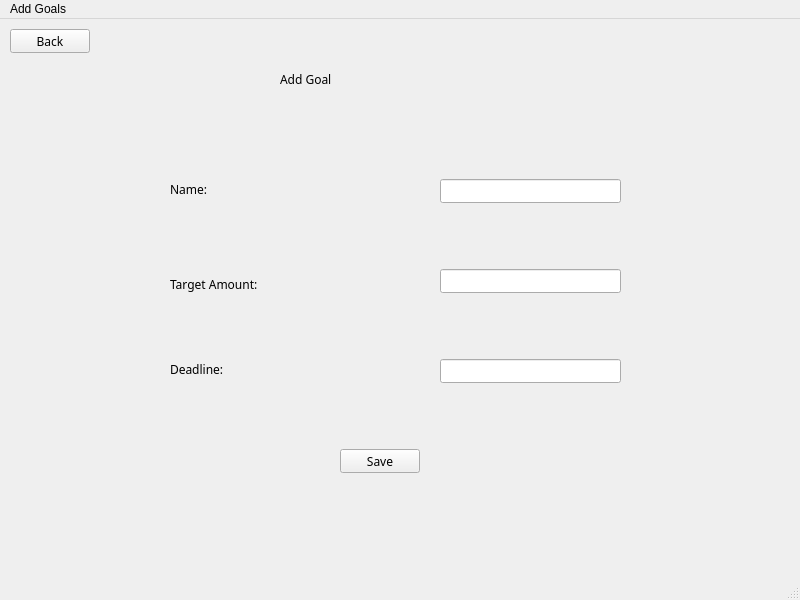
<?xml version="1.0" encoding="UTF-8"?>
<ui version="4.0">
 <class>agoals</class>
 <widget class="QMainWindow" name="agoals">
  <property name="geometry">
   <rect>
    <x>0</x>
    <y>0</y>
    <width>800</width>
    <height>600</height>
   </rect>
  </property>
  <property name="windowTitle">
   <string>MainWindow</string>
  </property>
  <widget class="QWidget" name="centralwidget">
   <widget class="QLabel" name="label">
    <property name="geometry">
     <rect>
      <x>280</x>
      <y>10</y>
      <width>241</width>
      <height>101</height>
     </rect>
    </property>
    <property name="font">
     <font>
      <family>Cascadia Code</family>
      <pointsize>9</pointsize>
     </font>
    </property>
    <property name="text">
     <string>Add Goal</string>
    </property>
   </widget>
   <widget class="QPushButton" name="pushButton">
    <property name="geometry">
     <rect>
      <x>10</x>
      <y>10</y>
      <width>80</width>
      <height>24</height>
     </rect>
    </property>
    <property name="font">
     <font>
      <family>Cascadia Code</family>
     </font>
    </property>
    <property name="text">
     <string>Back</string>
    </property>
   </widget>
   <widget class="QLabel" name="label_2">
    <property name="geometry">
     <rect>
      <x>170</x>
      <y>160</y>
      <width>49</width>
      <height>21</height>
     </rect>
    </property>
    <property name="font">
     <font>
      <family>Cascadia Code</family>
     </font>
    </property>
    <property name="text">
     <string>Name:</string>
    </property>
   </widget>
   <widget class="QLabel" name="label_3">
    <property name="geometry">
     <rect>
      <x>170</x>
      <y>250</y>
      <width>141</width>
      <height>31</height>
     </rect>
    </property>
    <property name="font">
     <font>
      <family>Cascadia Code</family>
     </font>
    </property>
    <property name="text">
     <string>Target Amount:</string>
    </property>
   </widget>
   <widget class="QLabel" name="label_4">
    <property name="geometry">
     <rect>
      <x>170</x>
      <y>340</y>
      <width>91</width>
      <height>21</height>
     </rect>
    </property>
    <property name="font">
     <font>
      <family>Cascadia Code</family>
     </font>
    </property>
    <property name="text">
     <string>Deadline:</string>
    </property>
   </widget>
   <widget class="QPushButton" name="pushButton_2">
    <property name="geometry">
     <rect>
      <x>340</x>
      <y>430</y>
      <width>80</width>
      <height>24</height>
     </rect>
    </property>
    <property name="font">
     <font>
      <family>Cascadia Code</family>
     </font>
    </property>
    <property name="text">
     <string>Save</string>
    </property>
   </widget>
   <widget class="QLineEdit" name="lineEdit">
    <property name="geometry">
     <rect>
      <x>440</x>
      <y>160</y>
      <width>181</width>
      <height>24</height>
     </rect>
    </property>
    <property name="font">
     <font>
      <family>Cascadia Code</family>
     </font>
    </property>
   </widget>
   <widget class="QLineEdit" name="lineEdit_2">
    <property name="geometry">
     <rect>
      <x>440</x>
      <y>250</y>
      <width>181</width>
      <height>24</height>
     </rect>
    </property>
    <property name="font">
     <font>
      <family>Cascadia Code</family>
     </font>
    </property>
   </widget>
   <widget class="QLineEdit" name="lineEdit_3">
    <property name="geometry">
     <rect>
      <x>440</x>
      <y>340</y>
      <width>181</width>
      <height>24</height>
     </rect>
    </property>
    <property name="font">
     <font>
      <family>Cascadia Code</family>
     </font>
    </property>
   </widget>
  </widget>
  <widget class="QMenuBar" name="menubar">
   <property name="geometry">
    <rect>
     <x>0</x>
     <y>0</y>
     <width>800</width>
     <height>21</height>
    </rect>
   </property>
   <widget class="QMenu" name="menuAdd_Goals">
    <property name="title">
     <string>Add Goals</string>
    </property>
   </widget>
   <addaction name="menuAdd_Goals"/>
  </widget>
  <widget class="QStatusBar" name="statusbar"/>
 </widget>
 <resources/>
 <connections/>
</ui>
